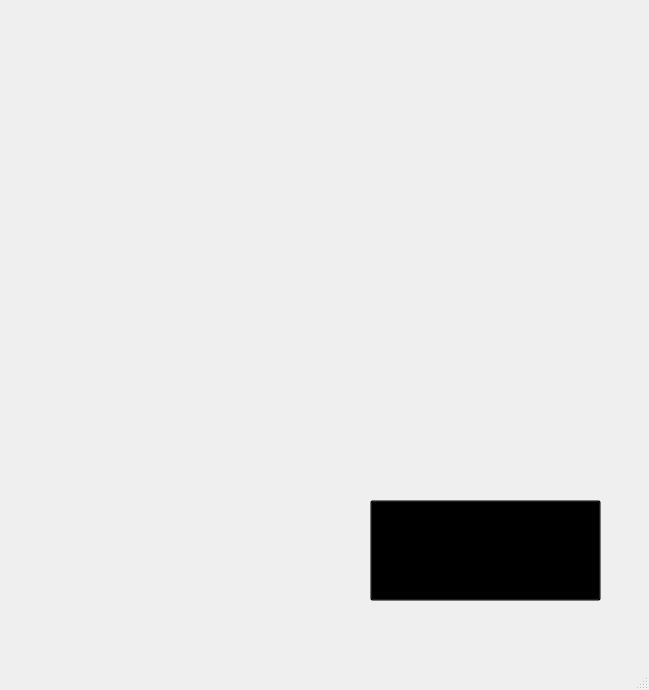
<?xml version="1.0" encoding="UTF-8"?>
<ui version="4.0">
 <class>MainWindow</class>
 <widget class="QMainWindow" name="MainWindow">
  <property name="geometry">
   <rect>
    <x>0</x>
    <y>0</y>
    <width>649</width>
    <height>690</height>
   </rect>
  </property>
  <property name="windowTitle">
   <string>MainWindow</string>
  </property>
  <widget class="QWidget" name="centralwidget">
   <widget class="QLabel" name="label">
    <property name="geometry">
     <rect>
      <x>0</x>
      <y>0</y>
      <width>650</width>
      <height>650</height>
     </rect>
    </property>
    <property name="minimumSize">
     <size>
      <width>650</width>
      <height>650</height>
     </size>
    </property>
    <property name="maximumSize">
     <size>
      <width>650</width>
      <height>650</height>
     </size>
    </property>
    <property name="text">
     <string/>
    </property>
    <property name="pixmap">
     <pixmap resource="telasa.qrc">:/Aviso/avisos.jpg</pixmap>
    </property>
    <property name="scaledContents">
     <bool>true</bool>
    </property>
   </widget>
   <widget class="QPushButton" name="IniciarButton">
    <property name="geometry">
     <rect>
      <x>370</x>
      <y>500</y>
      <width>231</width>
      <height>101</height>
     </rect>
    </property>
    <property name="styleSheet">
     <string notr="true">background-color: rgba(0,0,0,0);</string>
    </property>
    <property name="text">
     <string/>
    </property>
   </widget>
  </widget>
  <widget class="QMenuBar" name="menubar">
   <property name="geometry">
    <rect>
     <x>0</x>
     <y>0</y>
     <width>649</width>
     <height>21</height>
    </rect>
   </property>
  </widget>
  <widget class="QStatusBar" name="statusbar"/>
 </widget>
 <resources>
  <include location="telasa.qrc"/>
 </resources>
 <connections/>
</ui>
